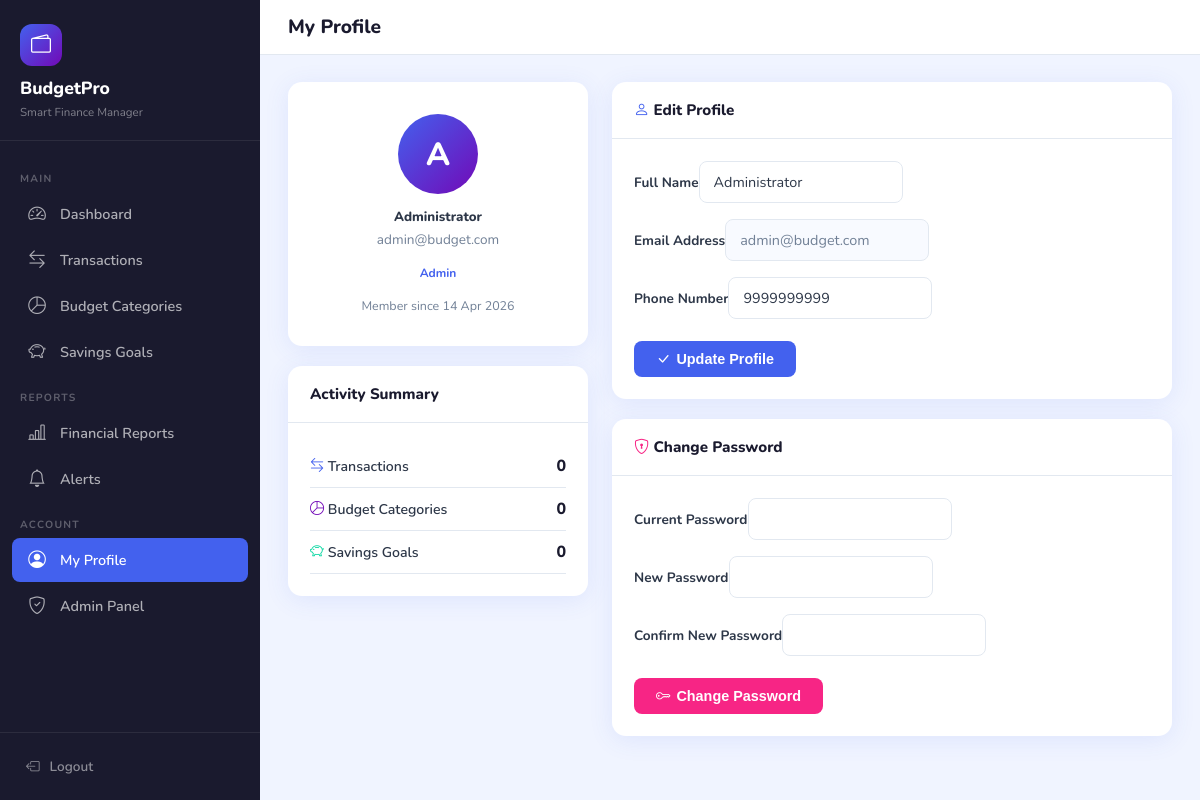
The app's page /profile.php (signed in) with its own data.
### tables this page shows
CREATE TABLE users (
  user_id          INT AUTO_INCREMENT PRIMARY KEY,
  full_name        VARCHAR(100)  NOT NULL,
  email            VARCHAR(100)  NOT NULL UNIQUE,
  phone_number     VARCHAR(15),
  password         VARCHAR(255)  NOT NULL,
  role             ENUM('user','admin') DEFAULT 'user',
  registration_date DATE         DEFAULT (CURDATE()),
  is_active        TINYINT(1)    DEFAULT 1
);

### profile.php (the view, shortened to what this page needs)
<?php
require_once 'includes/db.php';
$uid = uid();
$userStmt = $pdo->prepare("SELECT * FROM users WHERE user_id=?");
$userStmt->execute([$uid]);
$user = $userStmt->fetch();
$totalTx   = $pdo->prepare("SELECT COUNT(*) FROM transactions WHERE user_id=?"); $totalTx->execute([$uid]);
$totalCats = $pdo->prepare("SELECT COUNT(*) FROM budget_categories WHERE user_id=?"); $totalCats->execute([$uid]);
$totalGoals= $pdo->prepare("SELECT COUNT(*) FROM savings_goals WHERE user_id=?"); $totalGoals->execute([$uid]);
?>
<!DOCTYPE html>
<html lang="en">
<head>
<link rel="stylesheet" href="https://cdn.jsdelivr.net/npm/bootstrap-icons@1.11.3/font/bootstrap-icons.css">
<link rel="stylesheet" href="assets/css/style.css">
</head>
<body>
<?php include 'includes/sidebar.php'; ?>
<div class="main-content">
  <div class="topbar">
    <div style="display:flex;align-items:center;gap:14px">
      <span class="page-title">My Profile</span>
    </div>
  </div>
  <div class="content-area">
    <div style="display:grid;grid-template-columns:300px 1fr;gap:24px;align-items:start">
      <div>
        <div class="bcard" style="margin-bottom:20px">
          <div class="bcard-body" style="text-align:center;padding:32px 22px">
            <div style="width:80px;height:80px;border-radius:50%;background:linear-gradient(135deg,var(--primary),var(--secondary));display:inline-flex;align-items:center;justify-content:center;font-size:2rem;color:#fff;font-weight:800;margin-bottom:14px">
              <?= strtoupper(substr($user['full_name'],0,1)) ?>
            </div>
            <h5 style="font-weight:800;margin:0 0 4px"><?= htmlspecialchars($user['full_name']) ?></h5>
            <p style="color:var(--text-muted);font-size:.85rem;margin:0 0 12px"><?= htmlspecialchars($user['email']) ?></p>
            <span style="background:var(--primary)22;color:var(--primary);padding:4px 14px;border-radius:20px;font-size:.75rem;font-weight:700;text-transform:capitalize"><?= $user['role'] ?></span>
            <p style="color:var(--text-muted);font-size:.78rem;margin:14px 0 0">Member since <?= date('d M Y', strtotime($user['registration_date'])) ?></p>
          </div>
        </div>
        <div class="bcard">
          <div class="bcard-header"><h6>Activity Summary</h6></div>
          <div class="bcard-body">
            <?php foreach ([['bi-arrow-left-right','Transactions',$totalTx->fetchColumn(),'var(--primary)'],['bi-pie-chart','Budget Categories',$totalCats->fetchColumn(),'var(--secondary)'],['bi-piggy-bank','Savings Goals',$totalGoals->fetchColumn(),'var(--success)']] as [$ic,$lbl,$cnt,$col]): ?>
            <div style="display:flex;justify-content:space-between;align-items:center;padding:10px 0;border-bottom:1px solid var(--border)">
              <span style="font-weight:600;font-size:.88rem"><i class="bi <?= $ic ?>" style="color:<?= $col ?>"></i> <?= $lbl ?></span>
              <span style="font-weight:800;color:var(--dark)"><?= $cnt ?></span>
            </div>
            <?php endforeach; ?>
          </div>
        </div>
      </div>
      <div>
        <div class="bcard" style="margin-bottom:20px">
          <div class="bcard-header"><h6><i class="bi bi-person" style="color:var(--primary)"></i> Edit Profile</h6></div>
          <div class="bcard-body">
            <form method="POST">
              <div style="margin-bottom:16px"><label class="form-label">Full Name</label><input type="text" name="full_name" class="form-control" value="<?= htmlspecialchars($user['full_name']) ?>" required></div>
              <div style="margin-bottom:16px"><label class="form-label">Email Address</label><input type="email" class="form-control" value="<?= htmlspecialchars($user['email']) ?>" disabled style="background:#f8faff;color:var(--text-muted)"></div>
              <div style="margin-bottom:22px"><label class="form-label">Phone Number</label><input type="text" name="phone_number" class="form-control" value="<?= htmlspecialchars($user['phone_number'] ?? '') ?>" placeholder="10-digit mobile number"></div>
              <button type="submit" class="btn-primary-custom"><i class="bi bi-check-lg"></i> Update Profile</button>
            </form>
          </div>
        </div>
        <div class="bcard">
          <div class="bcard-header"><h6><i class="bi bi-shield-lock" style="color:var(--danger)"></i> Change Password</h6></div>
          <div class="bcard-body">
            <form method="POST">
              <div style="margin-bottom:16px"><label class="form-label">Current Password</label><input type="password" name="current_password" class="form-control" required></div>
              <div style="margin-bottom:16px"><label class="form-label">New Password</label><input type="password" name="new_password" class="form-control" required></div>
              <div style="margin-bottom:22px"><label class="form-label">Confirm New Password</label><input type="password" name="confirm_password" class="form-control" required></div>
              <button type="submit" class="btn-primary-custom" style="background:var(--danger)"><i class="bi bi-key"></i> Change Password</button>
            </form>
          </div>
        </div>
      </div>
    </div>
  </div>
</div>
</body>
</html>

### assets/css/style.css (style rules this page uses)
:root { --primary: #4361ee; --primary-d: #3251d4; --secondary: #7209b7; --success: #06d6a0; --danger: #f72585; --warning: #ffd166; --info: #4cc9f0; --dark: #1a1a2e; --card-bg: #ffffff; --body-bg: #f0f4ff; --sidebar-bg: #1a1a2e; --sidebar-w: 260px; --text-main: #2d3748; --text-muted: #718096; --border: #e2e8f0; --shadow: 0 4px 24px rgba(67,97,238,.10); --radius: 14px; --radius-sm: 8px; }
*, *::before, *::after { box-sizing: border-box; margin: 0; padding: 0; }
html { scroll-behavior: smooth; }
body { font-family: 'Nunito', sans-serif; background: var(--body-bg); color: var(--text-main); min-height: 100vh; }
.main-content { margin-left: var(--sidebar-w); min-height: 100vh; }
.topbar { background: #fff; padding: 14px 28px; display: flex; align-items: center; justify-content: space-between; box-shadow: 0 1px 0 var(--border); position: sticky; top: 0; z-index: 900; }
.topbar .page-title { font-weight: 800; font-size: 1.2rem; color: var(--dark); }
.content-area { padding: 28px; }
.bcard { background:#fff; border-radius:var(--radius); box-shadow:var(--shadow); overflow:hidden; }
.bcard-header { padding:18px 22px; display:flex; align-items:center; justify-content:space-between; border-bottom:1px solid var(--border); }
.bcard-header h6 { font-weight:800; color:var(--dark); margin:0; font-size:.95rem; }
.bcard-body { padding:22px; }
.form-label { font-weight: 700; font-size: .85rem; color: var(--text-main); margin-bottom:5px; }
.form-control, .form-select { border: 1.5px solid var(--border); border-radius: var(--radius-sm); padding: 10px 14px; font-size: .9rem; font-family: 'Nunito', sans-serif; color: var(--text-main); transition: border-color .2s, box-shadow .2s; }
.btn-primary-custom { background: var(--primary); color:#fff; border:none; padding:10px 22px; border-radius:var(--radius-sm); font-weight:700; font-size:.9rem; cursor:pointer; transition:background .2s,transform .1s; display:inline-flex; align-items:center; gap:6px; }

### records on screen
users: full_name "A", full_name "Administrator", email "admin@budget.com", role "Admin", registration_date "14 Apr 2026", phone_number "9999999999"

### other values on screen
$label "Dashboard Transactions Budget Categories Savings Goals Financial Reports Alerts My Profile Admin Panel"
$lbl "Transactions"
$cnt "0"
$lbl "Budget Categories"
$lbl "Savings Goals"
